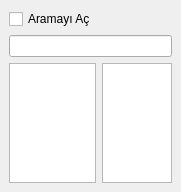
             <widget class="QWidget" name="pArama">
              <property name="geometry">
               <rect>
                <x>0</x>
                <y>0</y>
                <width>179</width>
                <height>192</height>
               </rect>
              </property>
              <attribute name="icon">
               <iconset resource="ikonlar.qrc">
                <normaloff>:/ikonlar/ikonlar/find.png</normaloff>:/ikonlar/ikonlar/find.png</iconset>
              </attribute>
              <attribute name="label">
               <string>Arama</string>
              </attribute>
              <layout class="QGridLayout">
               <property name="margin">
                <number>9</number>
               </property>
               <property name="spacing">
                <number>6</number>
               </property>
               <item row="2" column="1">
                <widget class="QListWidget" name="listWidget_2"/>
               </item>
               <item row="2" column="0">
                <widget class="QListWidget" name="listWidget"/>
               </item>
               <item row="1" column="0" colspan="2">
                <widget class="QLineEdit" name="lineEdit"/>
               </item>
               <item row="0" column="0">
                <widget class="QCheckBox" name="cBArama">
                 <property name="toolTip">
                  <string>Bunu Tıklayıp yeni oturum açtığınızda arama yapabilirsiniz.</string>
                 </property>
                 <property name="text">
                  <string>Aramayı Aç</string>
                 </property>
                </widget>
               </item>
              </layout>
             </widget>
